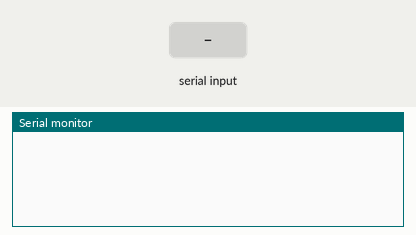
The sketch below on a simulated Arduino Uno, built with avr-gcc and run on an emulated ATmega328P. Parts: the last lines printed to the serial monitor. Inputs (shaded band) come from the test bench.

Above: at 1.2 s.
1.3 s: "90,45\n" received over Serial
At 2.1 s:
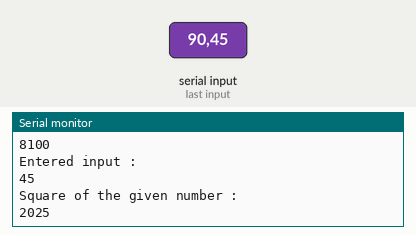
2.8 s: "30,150\n" received over Serial
At 5.0 s:
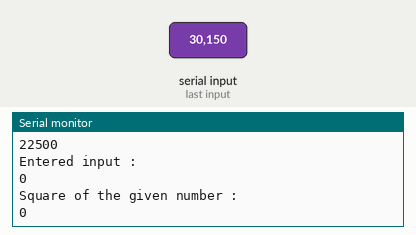
Timing chart, 0 to 6.5 s (numbered marks = the images above; inputs shaded):
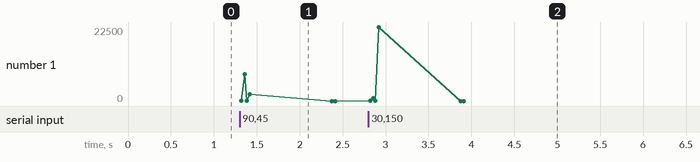

The sketch:

SQUARE.ino
```cpp
int output = 0;
void setup()
{
    Serial.begin(9600);
}

void loop()
{

    if (Serial.available() > 0)
    {
        int number = Serial.parseInt();
        Serial.println("Entered input : ");
        Serial.println(number);
        output = number * number;
        Serial.println("Square of the given number : ");
        Serial.println(output);
    }
}
```

Measured:
- after the input at 1.3 s, the serial monitor: prints a new line at once (image 1)
- after the input at 2.8 s, the serial monitor: prints a new line at once (image 2)
